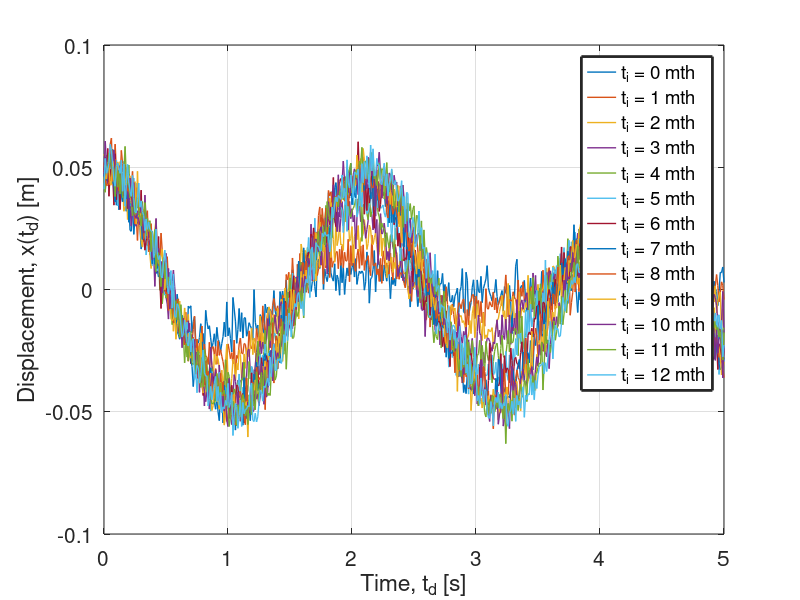
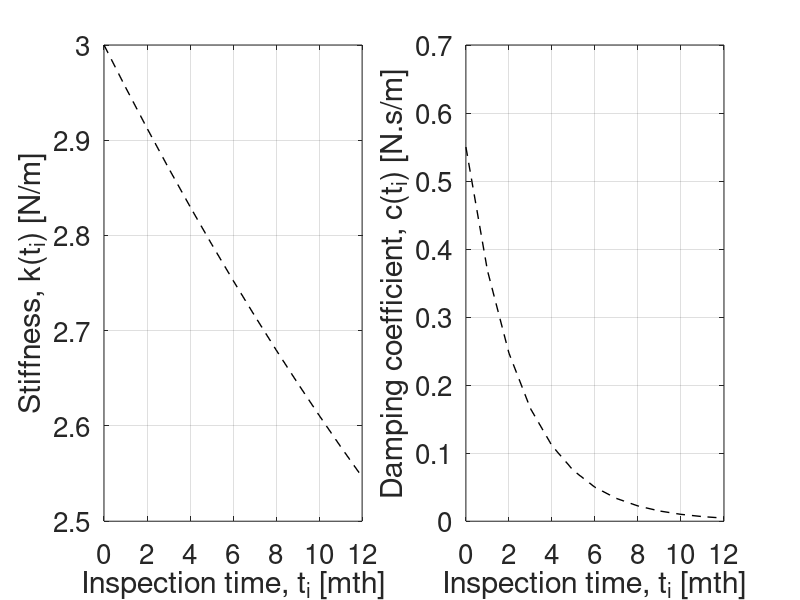

Recreate these plots in MATLAB, in order. (Note: this script raises an error after producing the figures.)
%% The SEMC sampler
%
% The SEMC sampler is based on the original Sequential Monte
% Carlo (SMC) sampling class (see paper by Moral et. al (2006): Sequential 
% Monte Carlo Samplers - https://www.jstor.org/stable/3879283) and employs
% the use of the Affine-invariant Ensemble Sampler (AIES) proposed by 
% Goodman and Weare (2010) to update the samples at each iteration.
%
%% Bayesian Inference of a Time-varying parameter:
%
% In this example, we will evaluate the performance of the SEMC sampler
% in estimating and predicting a time-varying parameter at different time-step. 
% The system of interest will be a simple damped spring-mass system. The 
% dynamical data of the displacement of the mass from its rest position will 
% be obtained between t=0s and t=5s at intervals of dt=0.01s. The system is
% taken to be underdamped.
%
% The simple displacement model is:
%
% x(t) = A*exp(-gamma*t)*cos(omega*t + d); we set d = 0 rad for simplicity;
%
% omega = sqrt((k./m) - (c./(2.*m)).^2); 
% gamma = c./(2.*m); 
% where m = 0.3 kg (mass of the block attached to spring);
%
% The spring stiffness and damper are time-varying and weakens over time such
% that:
%
% k(t) = 1.5*(1 + exp(-alpha*t)); where alpha = 0.03 s^-1 (rate parameter);
% c(t) = 0.55*exp(-beta*t); where beta = 0.4 s^-1 (rate parameter);
%
% Discretizing the above equations, we get the following discretized
% dynamic equation:
%
% k(t+1) = exp(-alpha*t).*(k(t) - 1.5) + 1.5;
% c(t+1) = exp(-beta*t).*c(t);
%
% The spring stiffnes and damper are checked every month and it is assumed 
% that during the process of data-collection at every "inspection" time-step, 
% t_i, the value of k and c are constant.
%
%% Define the parameters and random variables:

m = 0.3;           % Mass of the blocks in [kg]
A = 0.05;          % Displacement of the spring-mass system [m]
t_d = (0:0.01:5)'; % Time-input of the dynamical data[s]
t_i = (0:1:12)';   % Time-input of the inspection of the spring [mth]

%% Define the models:

% Define model for the spring stiffness, k:
alpha = 0.03;    % Rate parameter [s^-1]
k = @(t) 1.5.*(1 + exp(- alpha .* t));

% Define model for the damper, c:
beta = 0.40;     % Rate parameter [s^-1]
c = @(t) 0.55.*exp(- beta .* t);

% Define model for the eigenfrequency, omega:
omega = @(t,m) sqrt((k(t)./m) - (c(t)./(2.*m)).^2);

% Define model for simple harmonic oscillator:
delta = 0; % Initial phase term when time starts [rad] 
displacement = @(t_d,t_i) A.*exp(- (c(t_i)./(2.*m)).*t_d).*cos((omega(t_i,m) .* t_d) + delta); % in [m]

%% Generate noisy measurements of dynamical Displacement:
sigma = 0.005; % The noise in the measurement is set at 10% of the amplitude [m]

% To generate noisy data-set of the dynamical system for different time
% steps, t_i:
data = zeros(size(t_d,1),size(t_i,1)); 
for idx = 1:length(t_i)
for jdx = 1:length(t_d)
data(jdx,idx) = displacement(t_d(jdx),t_i(idx)) + sigma .* randn(1,1);
end
end

% To compute the root-mean-square-error of the data relative to the
% theoretial model of the SHM at each time-step t_i:
rmse = zeros(length(t_i),1);
for idx = 1:length(t_i)
square_error = (data(:,idx) - displacement(t_d(1:length(t_d)),t_i(idx))).^2;
rmse(idx) = sqrt(mean(square_error));
end

% To plot the 2D graphs of the dynamical data:
figure;
hold on; grid on; box on;
for idx = 1:length(t_i)
plot(t_d, data(:,idx), 'linewidth', 1)
end
xlabel('Time, t_d [s]')
ylabel('Displacement, x(t_d) [m]')
xlim([0 5])
ylim([-0.1 0.1])
legend('t_i = 0 mth', 't_i = 1 mth', 't_i = 2 mth', 't_i = 3 mth', 't_i = 4 mth',...
       't_i = 5 mth', 't_i = 6 mth', 't_i = 7 mth', 't_i = 8 mth', 't_i = 9 mth',...
       't_i = 10 mth', 't_i = 11 mth', 't_i = 12 mth', 'LineWidth', 2)
set(gca, 'fontsize', 15)
hold off

% To plot the theoretical model of k(t) and c(t):
figure;
subplot(1,2,1)
hold on; grid on; box on;
plot(t_i, k(t_i), 'k--', 'linewidth', 1)
xlabel('Inspection time, t_i [mth]')
ylabel('Stiffness, k(t_i) [N/m]')
xlim([0 12])
set(gca, 'fontsize', 20)

subplot(1,2,2)
hold on; grid on; box on;
plot(t_i, c(t_i), 'k--', 'linewidth', 1)
xlabel('Inspection time, t_i [mth]')
ylabel('Damping coefficient, c(t_i) [N.s/m]')
xlim([0 12])
set(gca, 'fontsize', 20)

%% Bayesian Model Updating set-up:

% Define the prior distribution:
lowerBound = [0.001, 0.001]; 
upperBound = [100, 10];

prior_pdf_k = @(x) unifpdf(x,lowerBound(1),upperBound(1)); % Prior PDf for k
prior_pdf_c = @(x) unifpdf(x,lowerBound(2),upperBound(2)); % Prior PDF for c
prior_pdf = @(x) prior_pdf_k(x(:,1)).*prior_pdf_c(x(:,2)); % Overall Prior PDF

prior_rnd = @(N) [unifrnd(lowerBound(1),upperBound(1),N,1),... 
                  unifrnd(lowerBound(2),upperBound(2),N,1)];

% Define the likelihood function:
scale = 8;
measurement_model = @(x,t_d) A.*exp(- (x(:,2)./(2.*m)).*t_d).*...
                            cos((sqrt((x(:,1)./m) - (x(:,2)./(2.*m)).^2).* t_d) + delta); % in [m]
             
loglike = @(x,t_i) - 0.5 .* (1./(scale.*rmse(t_i))).^2 .*(sum((data(:,t_i) - measurement_model(x, t_d)).^2));

logL = cell(length(t_i),1);
for idx = 1:length(t_i)
logL{idx} = @(x) loglike(x, idx);
end
                                                 
% Define the dynamical model for k(t+1)|k(t) and c(t+1)|c(t):
k_new = @(k_old) exp(- alpha).*(k_old - 1.5) + 1.5;
c_new = @(c_old) exp(- beta).*c_old;
dynamic_model = @(x) [k_new(x(:,1)), c_new(x(:,2))];

% Define the inverse model for k(t)|k(t+1) and c(t)|c(t+1):
k_old = @(k_new) exp(alpha).*(k_new - 1.5) + 1.5;
c_old = @(c_new) exp(beta).*c_new;
inverse_model = @(x) [k_old(x(:,1)), c_old(x(:,2))];

%% Perform Online Sequential Bayesian Updating:

% Initialise:
Nsamples = 1000;

% Start SEMC sampler:
tic;
SEMC = SEMCsampler('nsamples',Nsamples,'loglikelihoods',logL,...
                   'dynamic_model',dynamic_model,'inverse_model',inverse_model,...
                   'priorpdf',prior_pdf,'priorrnd',prior_rnd,'burnin',0);
semc_allsamples = SEMC.allsamples;
semc_prediction = SEMC.prediction;
timeSEMC = toc;
fprintf('Time elapsed is for the SEMC sampler: %f \n',timeSEMC)

%% Analysis of the model updating:

posterior_mean = zeros(length(t_i),size(semc_allsamples,2));
posterior_std = zeros(length(t_i),size(semc_allsamples,2));
posterior_bounds_k = zeros(length(t_i),2);
posterior_bounds_c = zeros(length(t_i),2);

prediction_mean = zeros(length(t_i),size(semc_allsamples,2));
prediction_std = zeros(length(t_i),size(semc_allsamples,2));
prediction_bounds_k = zeros(length(t_i),2);
prediction_bounds_c = zeros(length(t_i),2);

for idx = 1:length(t_i)
posterior_mean(idx,1) = mean(semc_allsamples(:,1,idx+1));
posterior_mean(idx,2) = mean(semc_allsamples(:,2,idx+1));

prediction_mean(idx,1) = mean(semc_prediction(:,1,idx));
prediction_mean(idx,2) = mean(semc_prediction(:,2,idx));

posterior_std(idx,1) = std(semc_allsamples(:,1,idx+1));
posterior_std(idx,2) = std(semc_allsamples(:,2,idx+1));

prediction_std(idx,1) = std(semc_prediction(:,1,idx));
prediction_std(idx,2) = std(semc_prediction(:,2,idx));

posterior_bounds_k(idx,:) = prctile(semc_allsamples(:,1,idx+1), [5, 95]);
posterior_bounds_c(idx,:) = prctile(semc_allsamples(:,2,idx+1), [5, 95]);

prediction_bounds_k(idx,:) = prctile(semc_prediction(:,1,idx), [5, 95]);
prediction_bounds_c(idx,:) = prctile(semc_prediction(:,2,idx), [5, 95]);
end
posterior_cov = (posterior_std./posterior_mean).*100;
prediction_cov = (prediction_std./prediction_mean).*100;

% Plotting the histogram for different time-steps:
figure;
hold on; box on;
for idx = 1:length(t_i)
histogram(semc_allsamples(:,1,idx+1),10)
end
xlim([2.5 3.15])
xlabel('Stiffness, k(t_i) [N/m]')
ylabel('Counts')
legend('t_i = 0 mth', 't_i = 1 mth', 't_i = 2 mth', 't_i = 3 mth', 't_i = 4 mth',...
       't_i = 5 mth', 't_i = 6 mth', 't_i = 7 mth', 't_i = 8 mth', 't_i = 9 mth',...
       't_i = 10 mth', 't_i = 11 mth', 't_i = 12 mth', 'LineWidth', 2)
set(gca, 'fontsize', 18)
hold off

figure;
hold on; box on;
for idx = 1:length(t_i)
histogram(semc_allsamples(:,2,idx+1),10)
end
xlim([0 0.65])
xlabel('Damping coefficient, c(t_i) [N/m]')
ylabel('Counts')
legend('t_i = 0 mth', 't_i = 1 mth', 't_i = 2 mth', 't_i = 3 mth', 't_i = 4 mth',...
       't_i = 5 mth', 't_i = 6 mth', 't_i = 7 mth', 't_i = 8 mth', 't_i = 9 mth',...
       't_i = 10 mth', 't_i = 11 mth', 't_i = 12 mth', 'LineWidth', 2)
set(gca, 'fontsize', 18)
hold off

% To plot the estimates of k(t_i) and c(t_i) wih the theoretical model:
figure;
subplot(1,2,1)
hold on; grid on; box on;
plot(t_i, k(t_i), 'k--', 'linewidth', 1)
y_neg_a1 = abs(posterior_mean(:,1) - posterior_bounds_k(:,1)); % error in the negative y-direction
y_pos_a1 = abs(posterior_mean(:,1) - posterior_bounds_k(:,2)); % error in the positive y-direction
errorbar(t_i, posterior_mean(:,1), y_neg_a1, y_pos_a1, '-s','MarkerSize',5,...
    'MarkerEdgeColor','blue','MarkerFaceColor','blue', 'linewidth',1);
y_neg_a2 = abs(prediction_mean(:,1) - prediction_bounds_k(:,1)); % error in the negative y-direction
y_pos_a2 = abs(prediction_mean(:,1) - prediction_bounds_k(:,2)); % error in the positive y-direction
errorbar((t_i(2:end)), prediction_mean(1:end-1,1), y_neg_a2(1:end-1), y_pos_a2(1:end-1), '-s','MarkerSize',5,...
    'MarkerEdgeColor','red','MarkerFaceColor','red', 'linewidth',1);
legend('True value', 'SEMC estimated values', 'Predicted values', 'linewidth', 2)
xlim([0 12])
xlabel('Inspection time, t_i [mth]')
ylabel('Stiffness, k(t_i) [N/m]')
set(gca, 'fontsize', 18)

subplot(1,2,2)
hold on; grid on; box on;
plot(t_i, c(t_i), 'k--', 'linewidth', 1)
y_neg_b = abs(posterior_mean(:,2) - posterior_bounds_c(:,1)); % error in the negative y-direction
y_pos_b = abs(posterior_mean(:,2) - posterior_bounds_c(:,2)); % error in the positive y-direction
errorbar(t_i, posterior_mean(:,2), y_neg_b, y_pos_b, '-s','MarkerSize',5,...
    'MarkerEdgeColor','blue','MarkerFaceColor','blue', 'linewidth',1);
y_neg_b2 = abs(prediction_mean(:,2) - prediction_bounds_c(:,1)); % error in the negative y-direction
y_pos_b2 = abs(prediction_mean(:,2) - prediction_bounds_c(:,2)); % error in the positive y-direction
errorbar((t_i(2:end)), prediction_mean(1:end-1,2), y_neg_b2(1:end-1), y_pos_b2(1:end-1), '-s','MarkerSize',5,...
    'MarkerEdgeColor','red','MarkerFaceColor','red', 'linewidth',1);
legend('True value', 'SEMC estimated values', 'Predicted values', 'linewidth', 2)
xlim([0 12])
xlabel('Inspection time, t_i [mth]')
ylabel('Damping coefficient, c(t_i) [N/m]')
set(gca, 'fontsize', 18)

%% SEMC Statistics

dim = size(semc_allsamples,2); % dimensionality of the problem
target_accept = 0.23 + (0.21./dim);

% Plot the acceptance rate values across iterations:
figure;
hold on; box on; grid on;
plot([1 size(semc_allsamples,3)],[target_accept target_accept] , 'c','linewidth', 1.5)
plot([1 size(semc_allsamples,3)],[0.15 0.15] , 'k','linewidth', 1.5)
plot((1:size(semc_allsamples,3)-1)', SEMC.acceptance, '--rs', 'MarkerFaceColor','r','linewidth', 1.5)
plot([1 size(semc_allsamples,3)],[0.5 0.5] , 'k','linewidth', 1.5)
legend('Target acceptance rate', 'Optimum acceptance limits', 'SEMC acceptance rates', 'linewidth', 2)
title('Plot of Acceptance rates')
xlabel('Iteration number, j')
ylabel('Acceptance rate')
xlim([1 5])
set(gca, 'fontsize', 18)

%% Save the data:

save('example_DampedOscillator2D');
